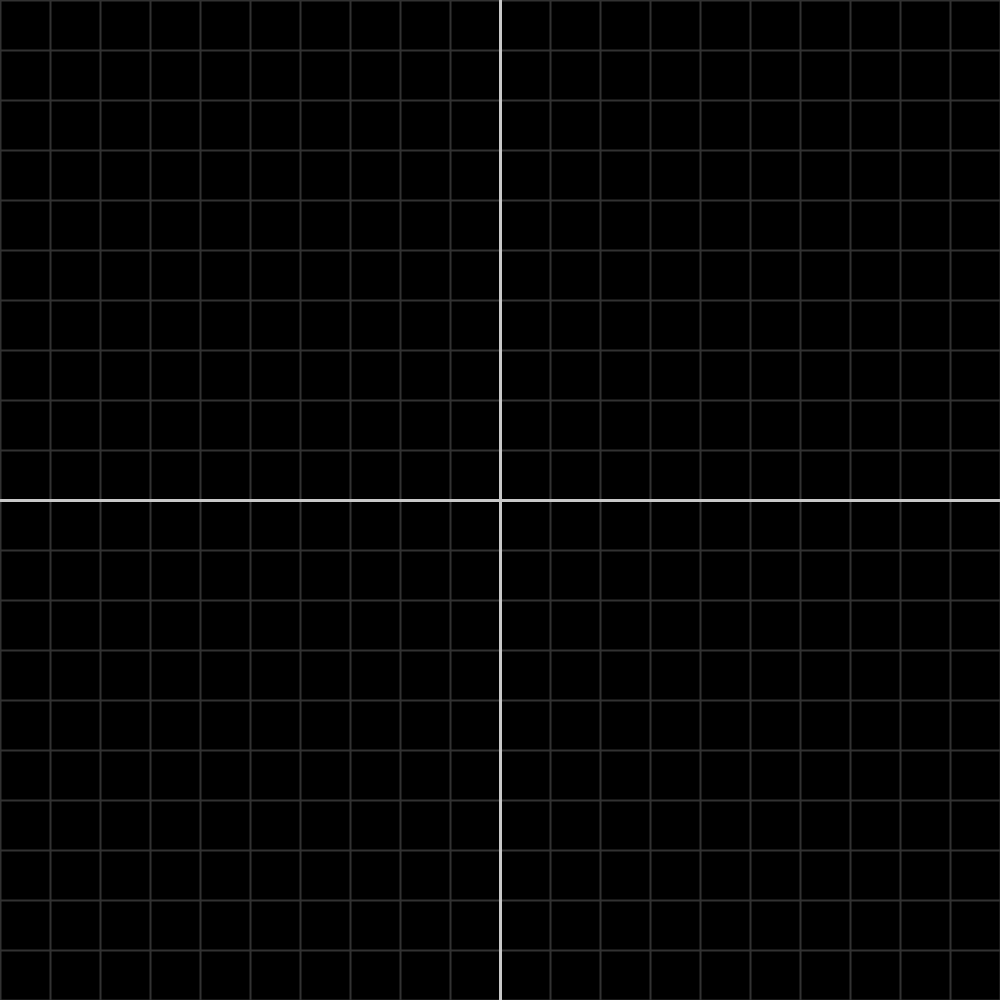
Frame 1 (no input)
Frame 60 (the mouse pressed at the canvas centre just before this capture): identical to frame 1, image omitted
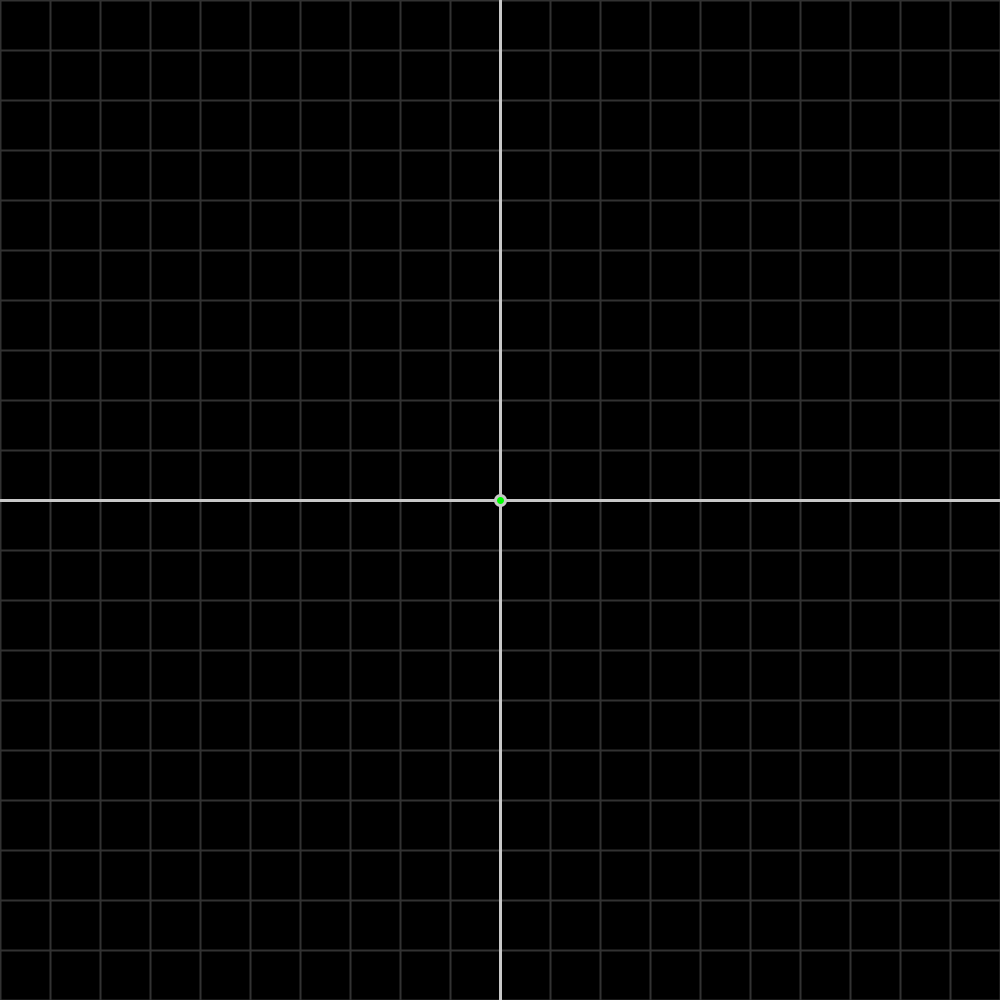
Frame 120 (the mouse held since frame 60 and released just before this capture)

The Processing sketch that drew these frames (run headless with seeded random() and noise(); from frame 60 on, the mouse is pressed at the canvas centre):

// Processing sketch: complex_func
// ── complex_func.pde
CVector z;
int hw, hh;
float xlim, ylim, unit;
ArrayList<PVector> trace;

void setup() {
  size(1000,1000);
  hw = (int)width/2;  hh = (int)height/2;
  z = new CVector(0,0);
  unit = 50;  xlim = width/(2*unit);  ylim = height/(2*unit);
  trace = new ArrayList<PVector>();
}

void draw() {
  background(0);
  translate(width/2,height/2);
  stroke(50);  strokeWeight(2);
  for (int i = -hw; i <= hw; i += unit) line(i,-hh,i,hh);
  for (int i = -hh; i <= hh; i += unit) line(-hw,i,hw,i);
  stroke(200);  strokeWeight(3);
  line(-hw,0,hw,0);  line(0,-hh,0,hh);
  z.set(map(mouseX,0,width,-xlim,xlim),map(mouseY,height,0,-ylim,ylim));
  CVector w = f(z);
  fill(0,255,0);
  ellipse(w.a*unit, -w.b*unit, 10, 10);
}

CVector f(CVector cv) {
  return cv.mult(cv);
}
// ── CVector.pde
class CVector {
  float a, b;
  
  CVector(float a_, float b_) {
    a = a_;  b = b_;
  }
  
  void set(float a_, float b_) {
    a = a_;  b = b_;
  }
  CVector add(CVector w) {
    return new CVector(a+w.a, b+w.b);
  }
  CVector sub(CVector w) {
    return new CVector(a-w.a, b-w.b);
  }
  CVector mult(CVector w) {
    return new CVector(a*w.a-b*w.b, a*w.b+b*w.a);
  }
  CVector div(CVector w) {
    return new CVector((a*w.a+b*w.b)/(w.a*w.a+w.b*w.b),
                        (b*w.a-a*w.b)/(w.a*w.a+w.b*w.b));
  }
}
